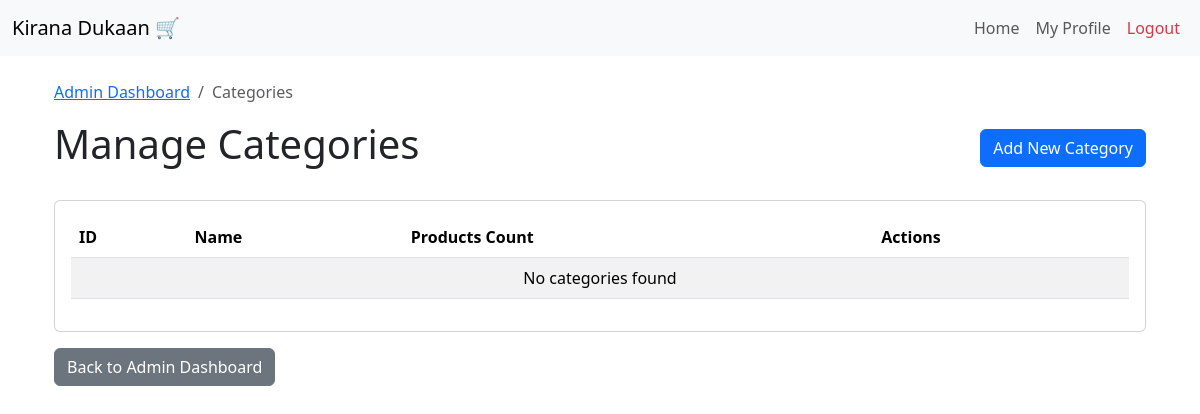
/admin/categories (signed in), run on an earlier commit of the app's database.
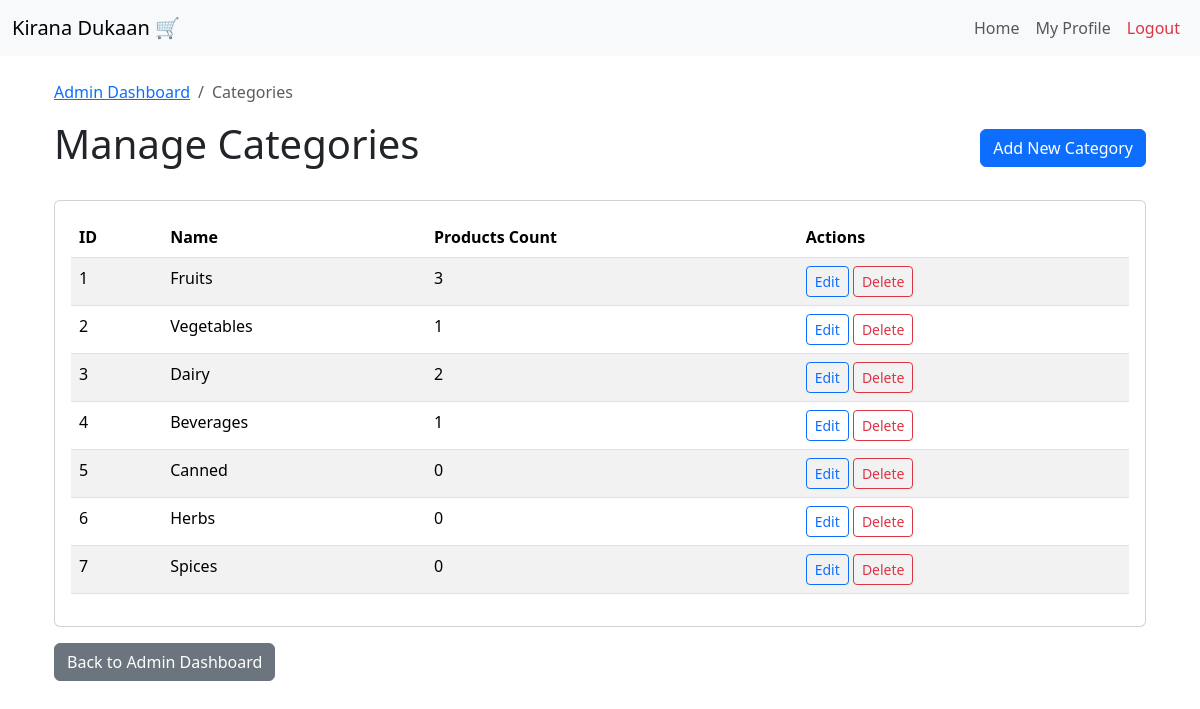
And on a later commit of the database.
### models.py (models this page shows)
class Category(db.Model):
    id = db.Column(db.Integer, primary_key=True)
    name = db.Column(db.String(32), unique=True)
    products = db.relationship('Product', backref='category', lazy=True)

### routes.py (the view)
@main.route('/admin/categories')
@admin_required
def admin_categories():
    categories = Category.query.all()
    return render_template('category/admin_categories.html', categories=categories)

### routes.py (called while the page is built)
def admin_required(f):
    @wraps(f)
    def decorated_function(*args, **kwargs):
        if 'user_id' not in session:
            flash('Please log in to access this page.', 'warning')
            return redirect(url_for('main.login'))
        user = User.query.get(session['user_id'])
        if not user.is_admin:
            flash('Access denied. Admin privileges required.', 'danger')
            return redirect(url_for('main.index'))
        return f(*args, **kwargs)
    return decorated_function

### templates/category/admin_categories.html (shortened to what this page needs)
{% extends 'layout.html' %}
{% block content %}
<div class="container mt-4">
    <nav aria-label="breadcrumb">
        <ol class="breadcrumb">
            <li class="breadcrumb-item"><a href="{{ url_for('main.admin') }}">Admin Dashboard</a></li>
            <li class="breadcrumb-item active" aria-current="page">Categories</li>
        </ol>
    </nav>
    <div class="d-flex justify-content-between align-items-center mb-4">
        <h1>Manage Categories</h1>
        <a href="{{ url_for('main.admin_add_category') }}" class="btn btn-primary">Add New Category</a>
    </div>
    <div class="card">
        <div class="card-body">
            <div class="table-responsive">
                <table class="table table-striped">
                    <thead>
                        <tr>
                            <th>ID</th>
                            <th>Name</th>
                            <th>Products Count</th>
                            <th>Actions</th>
                        </tr>
                    </thead>
                    <tbody>
                        {% if categories %}
                            {% for category in categories %}
                            <tr>
                                <td>{{ category.id }}</td>
                                <td>{{ category.name }}</td>
                                <td>{{ category.products|length }}</td>
                                <td>
                                    <a href="{{ url_for('main.admin_edit_category', category_id=category.id) }}" class="btn btn-sm btn-outline-primary">Edit</a>
                                    <form method="post" action="{{ url_for('main.admin_delete_category', category_id=category.id) }}" class="d-inline" onsubmit="return confirm('Are you sure you want to delete this category?')">
                                        <button type="submit" class="btn btn-sm btn-outline-danger">Delete</button>
                                    </form>
                                </td>
                            </tr>
                            {% endfor %}
                        {% else %}
                            <tr>
                                <td colspan="4" class="text-center">No categories found</td>
                            </tr>
                        {% endif %}
                    </tbody>
                </table>
            </div>
        </div>
    </div>
    <div class="mt-3">
        <a href="{{ url_for('main.admin') }}" class="btn btn-secondary">Back to Admin Dashboard</a>
    </div>
</div>
{% endblock %}

What changed in the data, as far as the page shows it:
added Category: id "1", name "Fruits", products|length "3"
added Category: id "2", name "Vegetables", products|length "1"
added Category: id "3", name "Dairy", products|length "2"
added Category: id "4", name "Beverages", products|length "1"
added Category: id "5", name "Canned", products|length "0"
added Category: id "6", name "Herbs", products|length "0"
added Category: id "7", name "Spices", products|length "0"
Also different on the page:
text no longer shown: "No categories found"
